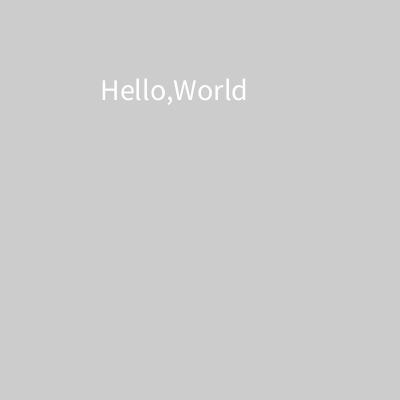
Frame 1 (no input)
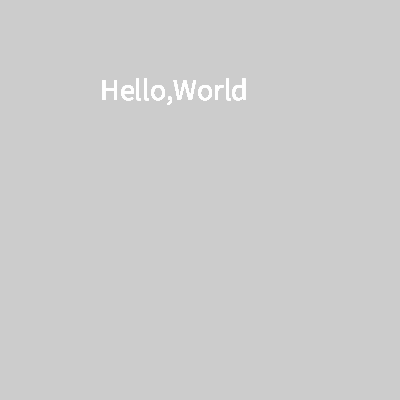
Frame 60 (the mouse pressed at the canvas centre just before this capture)
Frame 120 (the mouse held since frame 60 and released just before this capture): identical to frame 60, image omitted

The Processing sketch that drew these frames (run headless with seeded random() and noise(); from frame 60 on, the mouse is pressed at the canvas centre):

// Processing sketch: HelloSketch
// ── HelloSketch.pde
void setup(){
  // ウィンドウサイズを変更
  size(400,400);
  // コンソールに文字表示
  println("Hello,World");
}

void draw(){
  // 文字のサイズを変更
  textSize(30);
  // テキストを表示
  text("Hello,World",100,100);
}
